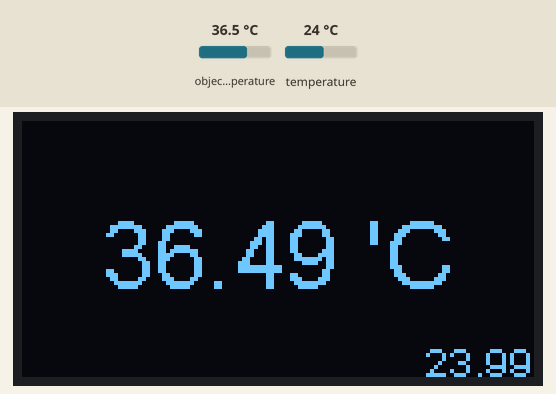
This program was run on a simulated ESP32. Shown: 128×64 one-colour display. The test bench sets the inputs (shaded band); at power-on: object temperature 36.5 °C, temperature 24 °C.

Above: at 1.3 s.
1.4 s: object temperature set to 20 °C
At 2.4 s:
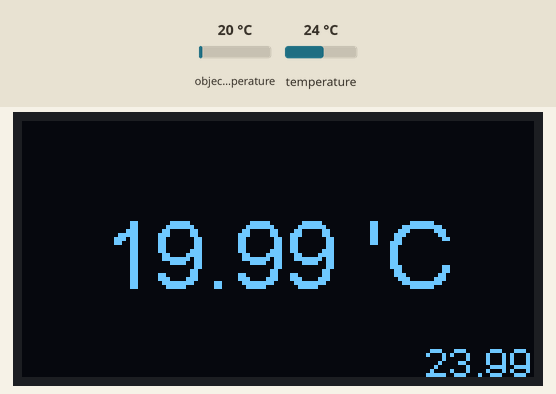
3.0 s: temperature set to 12 °C
At 4.1 s:
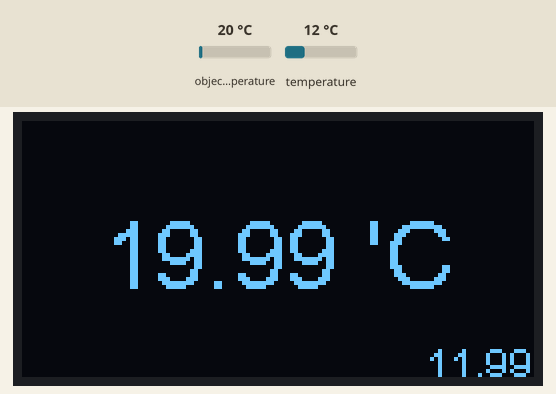
4.6 s: object temperature set to 26 °C
At 5.7 s:
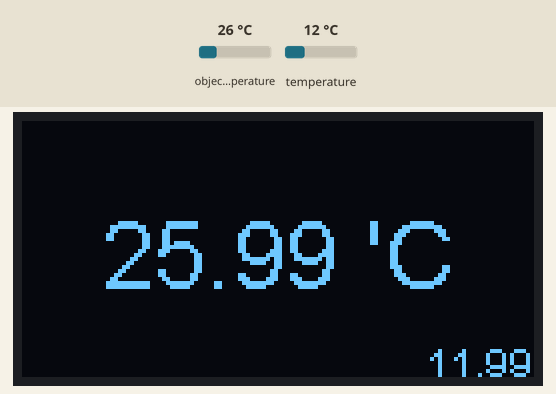
6.1 s: temperature set to 19 °C
At 7.4 s:
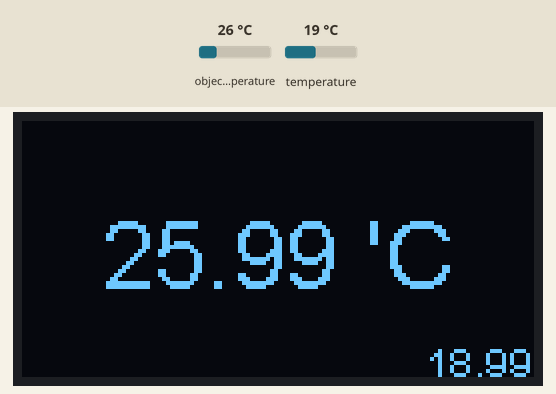
Timing chart, 0 to 8.7 s (numbered marks = the images above; inputs shaded):
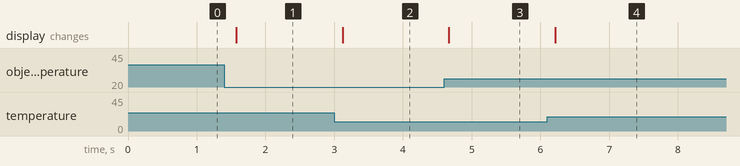

Measured:
- after the input at 1.4 s, the display: changes after 0.18 s (image 1)
- after the input at 3.0 s, the display: changes after 0.12 s (image 2)
- after the input at 4.6 s, the display: changes after 0.07 s (image 3)
- after the input at 6.1 s, the display: changes after 0.11 s (image 4)

The program:

main.cpp
```cpp
#include <Wire.h>
#include "SSD1306Wire.h"
// change default Wire to Wire1 in this lib to enable two iic bus.
// because multi devices  using single iic bus on ESP32 will lead to error data read
#include <Adafruit_MLX90614.h>

#define WIRE_SDA 21
#define WIRE_SCL 22
#define WIRE1_SDA 5
#define WIRE1_SCL 4

// 128 x 64
SSD1306Wire display(0x3c, WIRE1_SDA, WIRE1_SCL);
Adafruit_MLX90614 mlx(0x5A, WIRE_SDA, WIRE_SCL);

void setup()
{
  Serial.begin(9600);
  mlx.begin();
  display.init();
}

void loop()
{
  display.clear();
  String a = String(mlx.readAmbientTempC(), 2);
  String o = String(mlx.readObjectTempC(), 2);
  display.setFont(ArialMT_Plain_24);
  display.setTextAlignment(TEXT_ALIGN_CENTER);
  display.drawString(64, 20, String(o) + " 'C");
  display.setFont(ArialMT_Plain_10);
  display.setTextAlignment(TEXT_ALIGN_RIGHT);
  display.drawString(128, 54, String(a));
  display.display();
  delay(500);
}
```
